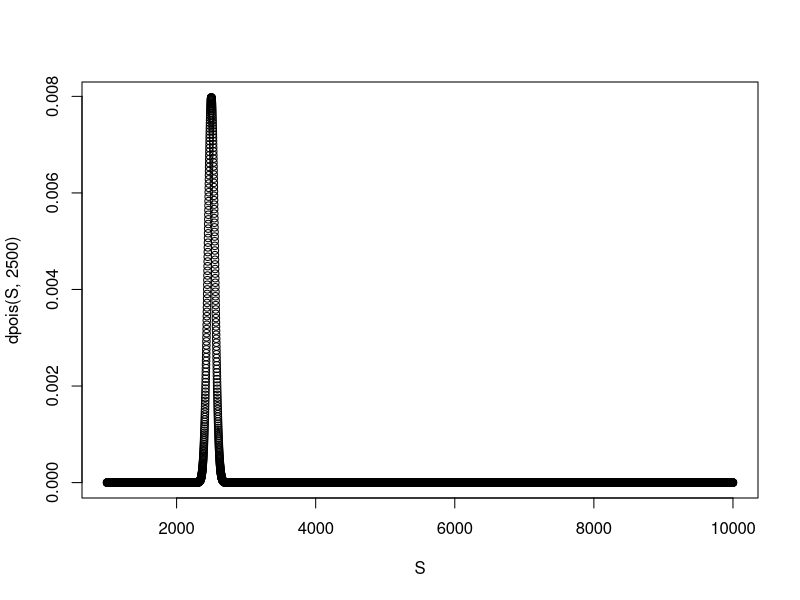

Here is the R script that generated this plot: (Note: this script raises an error after producing the figure.)
## value iteration for dynamic block size
library(tidyverse)

## state space is the number of txs in the mempool
lb <- 1000
ub <- 10000
S <- seq(lb, ub, by=1)
## control is the block size in MB
## 1 MB gets 2000 txs
## 2 MB gets 4000 txs
C <- 1:2

lambda <- 2500  # arrival rate of new txs (per 10 minutes)
c <- .10        # user delay cost in $ per minute

plot(S, dpois(S, 2500))

f <- function(x, u, w) {   # system evolution
    stopifnot(u %in% 1:2)
    x - u*2000 + w
}

## transition probabilities
P <- array(0,
           dim = c(length(S), length(S), length(C)),
           dimnames = list(statei=as.character(S),
                           statej=as.character(S),
                           control=as.character(C)))
for (i in 1:length(S)) {
#    for (j in 1:length(S)) {
        for (u in 1:length(C)) {
            ## compute transition prob. in order to go from i to j
            ## when u is applied, w would need to be j-i+u*2000
            w <- pmax(S - S[i] + C[u]*2000, 0)
            P[i,,u] <- dpois(w, lambda)
        }
#    }
}

## cost to apply control u in state i
g <- array(data = 0,
           dim = c(length(S), length(C)),
           dimnames = list(state=as.character(S),
                           control=as.character(C)))

for (i in 1:length(S)) {
    for (u in 1:length(C)) {
        g[i,u] <- max(S[i] - C[u]*2000*c*10, 0)
    }
}

## applies the DP iteration for state i. note that the argument i is
## is the index into the state space S.
## note: the error bounds are not yet implemented
FJ <- function(i) {
    cost <- rep(Inf, length(C))   # holds the cost for each control
    for (u in 1:length(C)) {
        cost.to.go <- sum( P[i,,u]*J )
        cost[u] <- g[i,u] + alpha*cost.to.go
    }
    cost.star <- min(cost)
    ctrl <- which(near(cost.star, cost)) # store the ctrl that achieves the min cost
    ## note that there could be a tie and length(ctrl) > 1, hence just choose 1st entry
    list(cost.star, ctrl[1])
}

## apply the value iteration algorithm.
eps <- .0001                      # tolerance for convergence
k <- 0                            # iteration number
J <- rep(100, length(S))          # initial starting values
J.prev <- rep(eps + 1, length(S)) # to check convergence
policy <- rep(NA, length(S))

while (!all(near(J - J.prev, 0, tol=eps))) {
    k <- k + 1
    J.prev <- J
    for (j in 1:length(S)) {
        lst <- FJ(j)    # pass the index
        J[j] <- lst[[1]]
        policy[j] <- lst[[2]]
        if (near(k %% 100, 0)) { # print a message to check progress
            message("k = ", k, " J(", j, ") = ", J[j])
        }
    }
}
